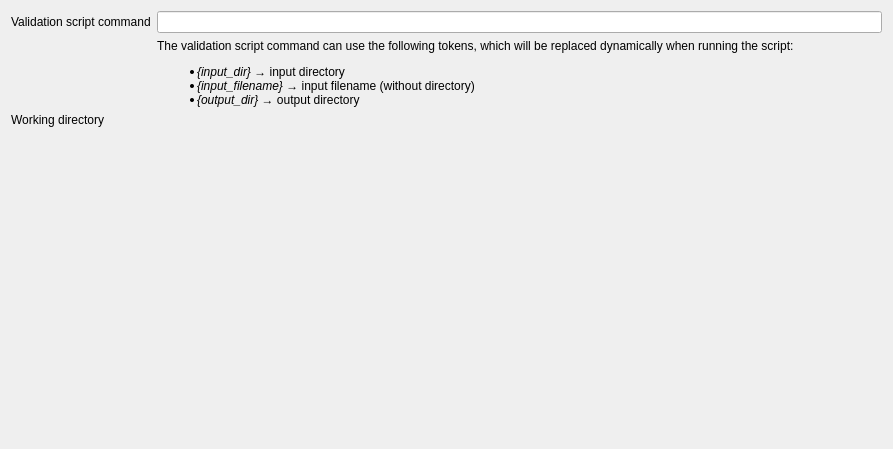
<?xml version="1.0" encoding="UTF-8"?>
<ui version="4.0">
 <class>Form</class>
 <widget class="QWidget" name="Form">
  <property name="geometry">
   <rect>
    <x>0</x>
    <y>0</y>
    <width>893</width>
    <height>449</height>
   </rect>
  </property>
  <property name="windowTitle">
   <string>Form</string>
  </property>
  <layout class="QGridLayout" name="gridLayout">
   <item row="0" column="0">
    <widget class="QLabel" name="label">
     <property name="text">
      <string>Validation script command</string>
     </property>
    </widget>
   </item>
   <item row="0" column="1">
    <widget class="QLineEdit" name="edit_validation_script_command"/>
   </item>
   <item row="2" column="1">
    <widget class="QLabel" name="label_3">
     <property name="text">
      <string>The validation script command can use the following tokens, which will be replaced dynamically when running the script:

&lt;ul&gt;
&lt;li&gt;&lt;i&gt;{input_dir}&lt;/i&gt; → input directory&lt;/li&gt;
&lt;li&gt;&lt;i&gt;{input_filename}&lt;/i&gt; → input filename (without directory)&lt;/li&gt;
&lt;li&gt;&lt;i&gt;{output_dir}&lt;/i&gt; → output directory&lt;/li&gt;
&lt;/ul&gt;</string>
     </property>
     <property name="textFormat">
      <enum>Qt::TextFormat::RichText</enum>
     </property>
     <property name="wordWrap">
      <bool>true</bool>
     </property>
     <property name="textInteractionFlags">
      <set>Qt::TextInteractionFlag::TextBrowserInteraction</set>
     </property>
    </widget>
   </item>
   <item row="4" column="1">
    <spacer name="verticalSpacer">
     <property name="orientation">
      <enum>Qt::Orientation::Vertical</enum>
     </property>
     <property name="sizeHint" stdset="0">
      <size>
       <width>20</width>
       <height>40</height>
      </size>
     </property>
    </spacer>
   </item>
   <item row="3" column="1">
    <widget class="QgsFileWidget" name="working_dir_widget" native="true"/>
   </item>
   <item row="3" column="0">
    <widget class="QLabel" name="label_2">
     <property name="text">
      <string>Working directory</string>
     </property>
    </widget>
   </item>
  </layout>
 </widget>
 <customwidgets>
  <customwidget>
   <class>QgsFileWidget</class>
   <extends>QWidget</extends>
   <header>qgis.gui</header>
   <container>1</container>
  </customwidget>
 </customwidgets>
 <resources/>
 <connections/>
</ui>
